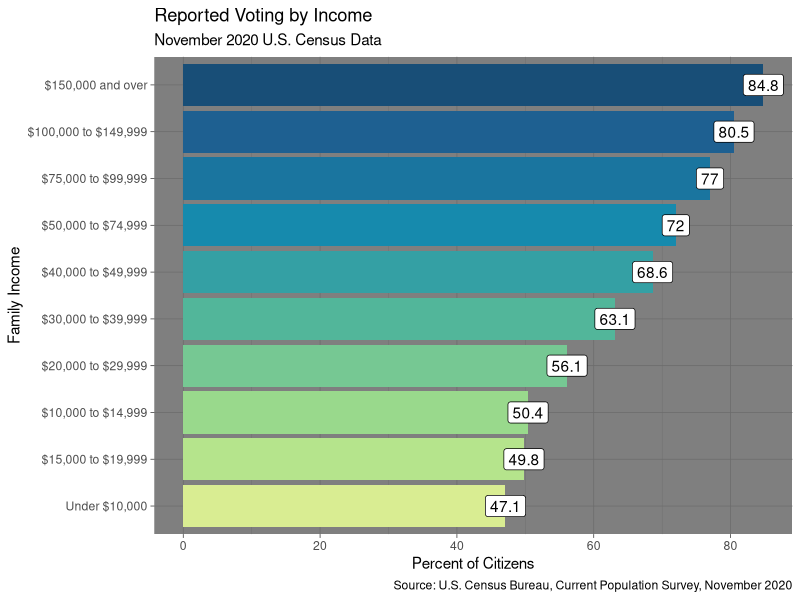
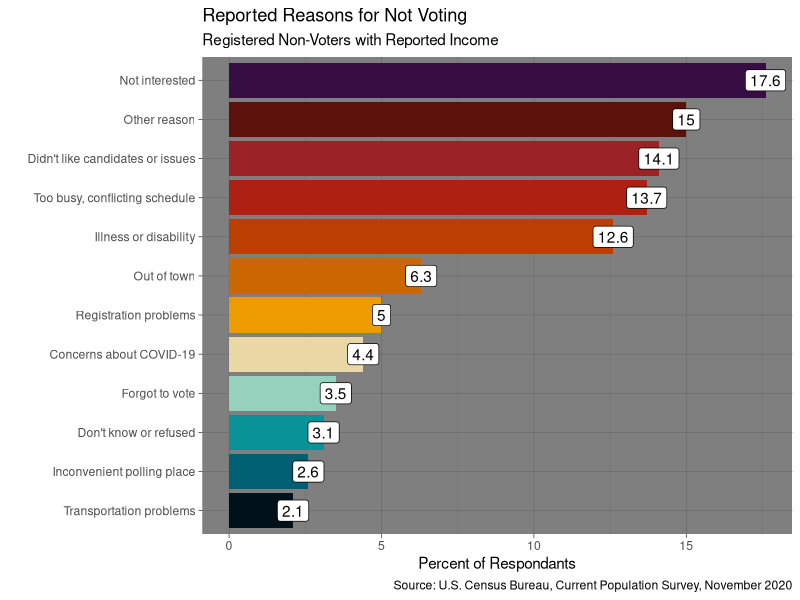
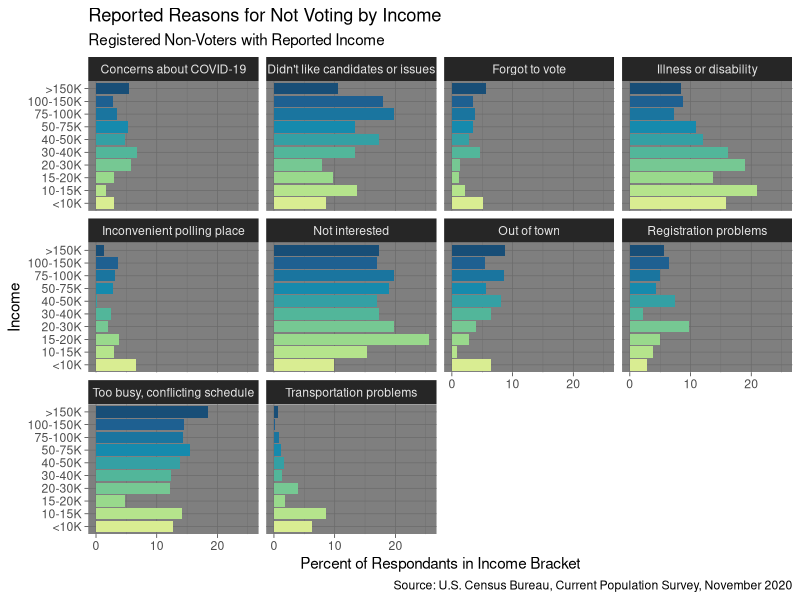
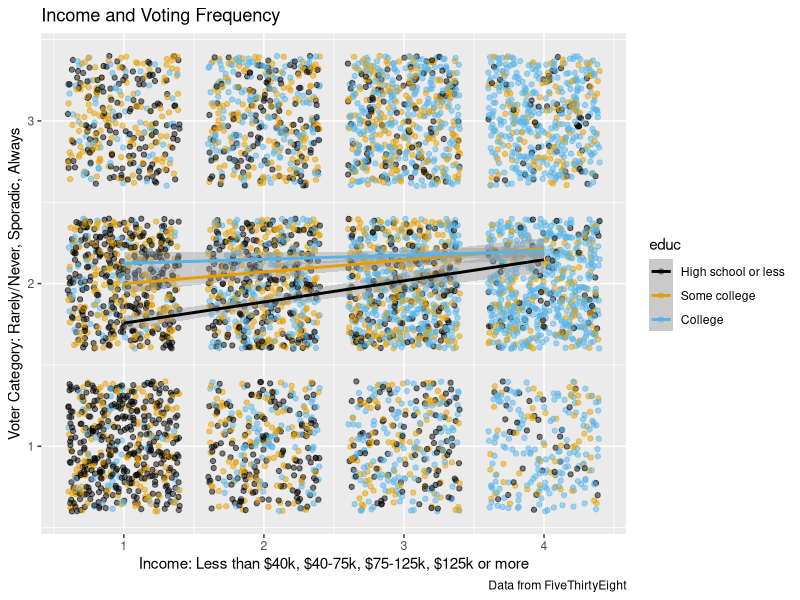
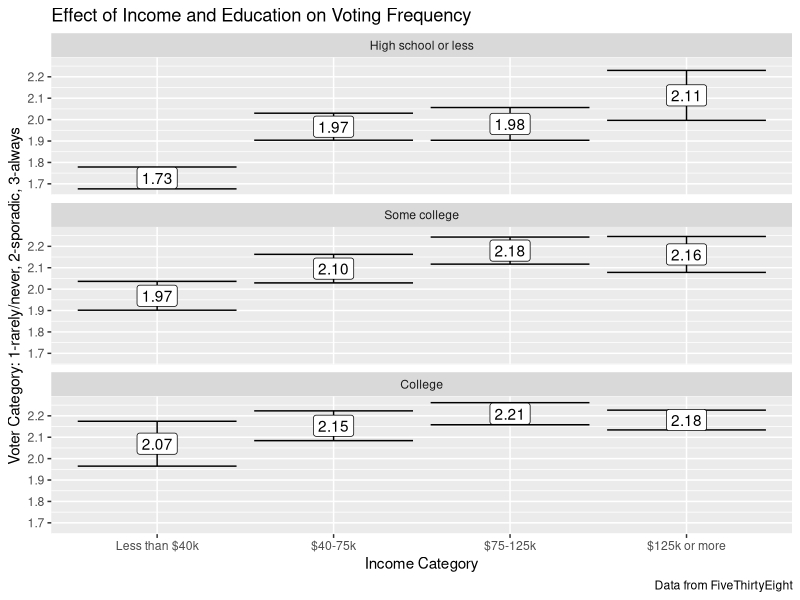

The R source for these figures, in order:
## ---- chunk 1
library(effects)
library(ggplot2)
library(ggthemes)
library(knitr)
library(tidyverse)
opts_chunk$set(echo = TRUE, message = FALSE, warning = FALSE)
## ---- chunk 2
voters_by_income <- read_csv("data/census_voters_all_incomes_tidy.csv")
glimpse(voters_by_income)

all_nonvoters <- read_csv("data/all_nonvoter_reasons_tidy.csv")
glimpse(all_nonvoters)

nonvoters_by_income <- read_csv("data/nonvoter_reasons_by_income_tidy.csv")
glimpse(nonvoters_by_income)

## ---- chunk 3
# make palette
palette10 <- c("#d9ed92","#b5e48c","#99d98c","#76c893","#52b69a",
               "#34a0a4","#168aad","#1a759f","#1e6091","#184e77")
# barplot of percentage of (reported) voters by family income
voters_by_income %>%
  ggplot(aes(x=voted_percent, y=reorder(family_income, voted_percent)))+
  geom_col(aes(fill=reorder(family_income, voted_percent)), show.legend = FALSE)+
  geom_label(aes(label=voted_percent))+
  theme_light()+
  labs(title="Reported Voting by Income", 
       subtitle="November 2020 U.S. Census Data",
       caption="Source: U.S. Census Bureau, Current Population Survey, November 2020")+
  xlab("Percent of Citizens")+
  ylab("Family Income")+ 
  scale_fill_manual(values=palette10) +
  theme_dark()
## ---- chunk 4
palette12 <- c("#001219","#005f73","#0a9396","#94d2bd","#e9d8a6","#ee9b00","#ca6702",
                 "#bb3e03","#ae2012","#9b2226", "#5c110a", "#370E44")
all_nonvoters %>%
ggplot(aes(x = percent,
           y = reorder(reason, percent)))+
  geom_col(aes(fill = reorder(reason, percent)), show.legend = FALSE)+
  labs(title="Reported Reasons for Not Voting", 
       subtitle = "Registered Non-Voters with Reported Income", 
       x="Percent of Respondants", y="", 
       caption="Source: U.S. Census Bureau, Current Population Survey, November 2020")+
  geom_label(aes(label=percent)) +
  scale_fill_manual(values = palette12) +
  theme_dark()

## ---- chunk 5
# factorize income levels
nonvoters_by_income$income <- factor(nonvoters_by_income$income, 
                                     levels=c("<10K", "10-15K", "15-20K", "20-30K", "30-40K", 
                                              "40-50K", "50-75K", "75-100K", "100-150K", ">150K"))

nonvoters_by_income %>%
  ggplot(aes(x=percent, y=income))+
  geom_col(aes(fill = income), show.legend = FALSE)+
  facet_wrap(~reason) +
  labs(title="Reported Reasons for Not Voting by Income", 
       subtitle = "Registered Non-Voters with Reported Income", 
       x="Percent of Respondants in Income Bracket", y="Income", 
       caption="Source: U.S. Census Bureau, Current Population Survey, November 2020") +
  scale_fill_manual(values = palette10) +
  theme_dark()
## ---- chunk 6
voter_survey_538 <- read_csv("data/voter_survey_538_tidy.csv")

glimpse(voter_survey_538)
## ---- chunk 7
voter_survey_538$income_cat <- factor(voter_survey_538$income_cat, 
                                      levels = c("Less than $40k", "$40-75k", 
                                                 "$75-125k", "$125k or more"))

voter_survey_538$voter_category <- factor(voter_survey_538$voter_category, 
                                      levels = c("always", "sporadic", "rarely/never"))


voter_survey_538$educ <- factor(voter_survey_538$educ, 
                                      levels = c("High school or less", "Some college",
                                                 "College"))
## ---- chunk 8
v_labels <- c("Rarely/Never", "Sporadic", "Always") 
i_labels <- c("Less than $40k", "$40-75k", "$75-125k", "$125k or more")

voter_survey_538 %>%
  ggplot(aes(x = income_cat_coded,
             y = voter_cat_coded,
             color = educ)) +
  geom_jitter(alpha = .5) +
  geom_smooth(method = lm) +
  labs(y = "Voter Category: Rarely/Never, Sporadic, Always",
       x = "Income: Less than $40k, $40-75k, $75-125k, $125k or more",
       title = "Income and Voting Frequency",
       caption = "Data from FiveThirtyEight") +
  scale_color_colorblind()
## ---- chunk 9

income_votefreq_model <- lm(formula = voter_cat_coded ~ income_cat*educ,
                            data = voter_survey_538)

summary(income_votefreq_model)
## ---- chunk 10
effect("income_cat*educ", income_votefreq_model) %>%
  data.frame()  %>%
  ggplot(aes(x = reorder(income_cat, fit),
             y = fit,
             ymin = lower,
             ymax = upper,
             label = format(fit, digits = 3))) +
  geom_errorbar() +
  geom_label() +
  facet_wrap(~reorder(educ, lower), ncol = 1) +
  labs(y = "Voter Category: 1-rarely/never, 2-sporadic, 3-always",
       x = "Income Category",
       title = "Effect of Income and Education on Voting Frequency",
       caption = "Data from FiveThirtyEight")
